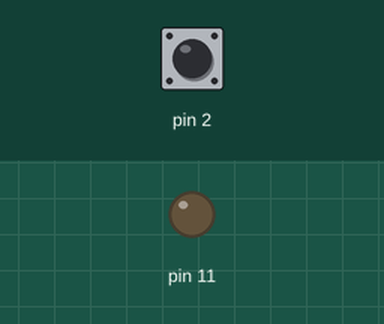
This sketch was run on a simulated Arduino Uno, built with avr-gcc and run on an emulated ATmega328P. Shown: output pins drawn as LEDs (lit = HIGH). Inputs (shaded band) come from the test bench; at power-on: pin 2 HIGH.

Above: at 5.0 s.
5.1 s: pin 2 pulled LOW for 0.15 s
At 5.9 s:
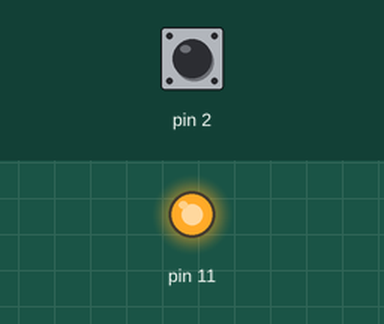
6.7 s: pin 2 pulled LOW for 1 s
At 7.1 s:
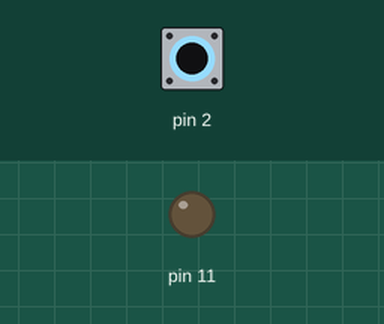
9.2 s: pin 2 pulled LOW for 3.2 s
At 10.2 s:
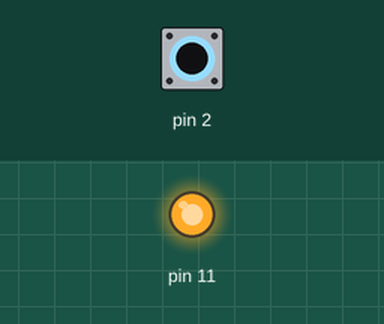
Timing chart, 0 to 12.2 s (numbered marks = the images above; inputs shaded):
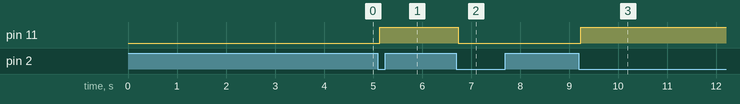

The sketch:

EXTInt0.ino
```cpp
/* ---------------------------------------------------------------------------------
- Đây là chương trình ngắt dùng ngắt ngoài Chân INT 0
- Sử dụng việc này ứng dụng cho cảm biến hoặc phát hiện đồ vật
- Ở chương trình nay mô phỏng theo kiểu nút nhấn
- Để thay thế cho cảm biến
------------------------------------------------------------------------------------*/

//Khai báo thư viện
#include <avr/io.h>
#include <avr/interrupt.h>

//Chương trình ngắt nút nhấn 1
//Chú ý vector ngắt cho đúng
//Tra vector trong avr hoặc tên của tên source + _vect
//Ex: tên source là ADC => vector là: ADC_vect (định nghĩa trong <avr/interrupt.h>)
//INT: pinD2
ISR(INT0_vect) {
  _delay_ms(20);
  if (bit_is_clear(PIND, PD2)) {
    _delay_ms(20);
  }
  PORTB ^= (1 << PINB3);
}

//Cài đặt ngắt ngoài
void initExtInt0 () {
  //Ngắt toàn cục
  SREG |= (1 << 7);
  //Chọn chế đột ngắt INT0
  EIMSK = (1 << INT0);
  //Chọn mode ngắt ngoài mong muốn
  //Ngắt ngoài tín hiệu cạnh xuống
  //Nghĩa là không nhấn thì ở mức cao, sau khi nhấn xuống mức thấp
  //Và thực hiện ngắt
  EICRA = (1 << ISC01);
}

int main (void) {
  DDRB |= (1 << 3) ; //Chọn chân pinB3 làm ngõ ra
  DDRD &= ~(1 << 2); //Chọn chân pinD2 làm ngõ vào tin hiệu
  PORTD |= (1 << 2); //Bật điện trở kéo lên, tránh gây tổn hại
  initExtInt0();
  while(1){
    //do not thing
  }
  return 0;
}
```

Measured:
- after the input at 5.1 s, pin 11: LOW → HIGH at once
- after the input at 6.7 s, pin 11: HIGH → LOW at once
- after the input at 9.2 s, pin 11: LOW → HIGH at once
